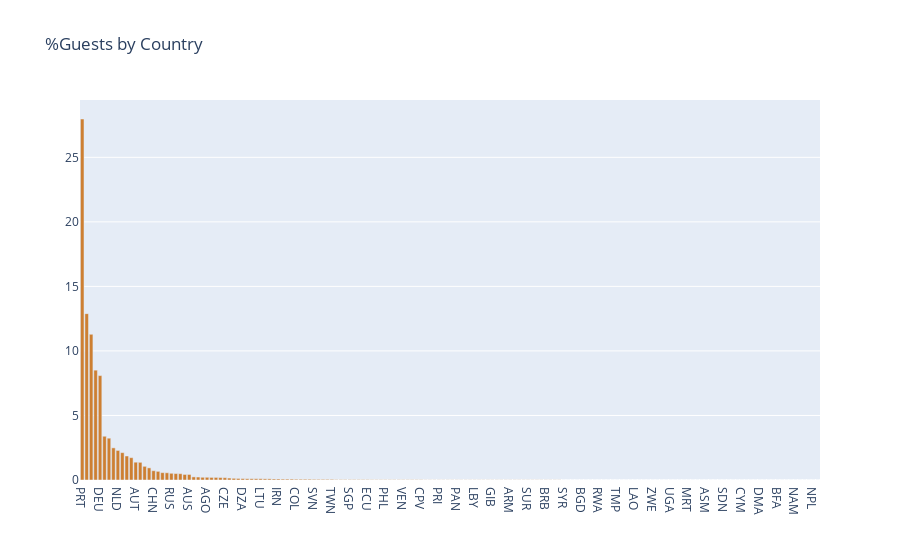

Source (notebook cell):
### Code cell
# use Bar() to create bar chart
pct_bar = go.Bar(
    x=guest_country['country'],
    y=guest_country['Guests_in_%'],
    marker=dict(color="#CD7F32")
)
pct_bar
type(pct_bar)
layout = go.Layout(title="%Guests by Country") # t
fig = go.Figure(data=[pct_bar], layout=layout)
fig

### Figure 1 — Plotly figure (JSON) as saved in the notebook; plotly's stock layout.template omitted (floating-point values rounded to 4 significant figures; data arrays with more than 128 entries replaced by an {"elided": "..."} marker saying what was removed)
{"data": [{"marker": {"color": "#CD7F32"}, "type": "bar", "x": {"elided": "166 mixed values"}, "y": {"elided": "166 float values"}}], "layout": {"title": {"text": "%Guests by Country"}}}
